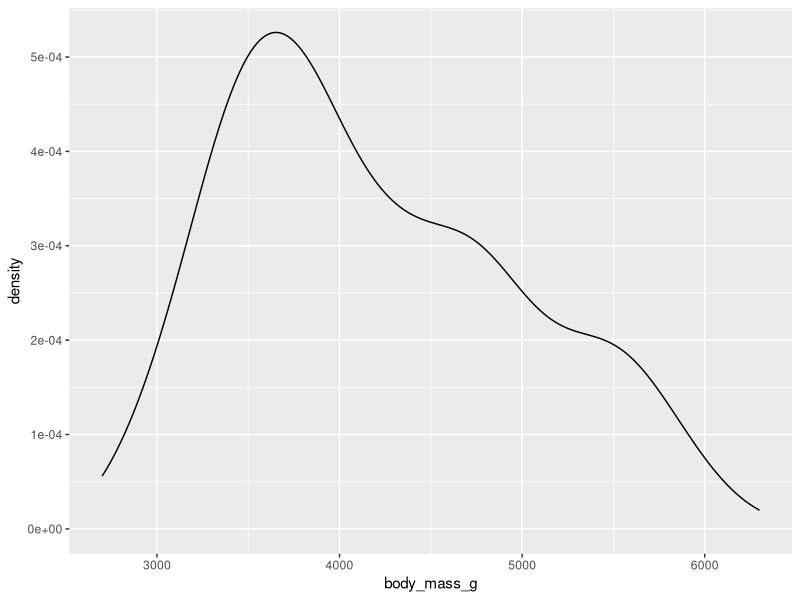
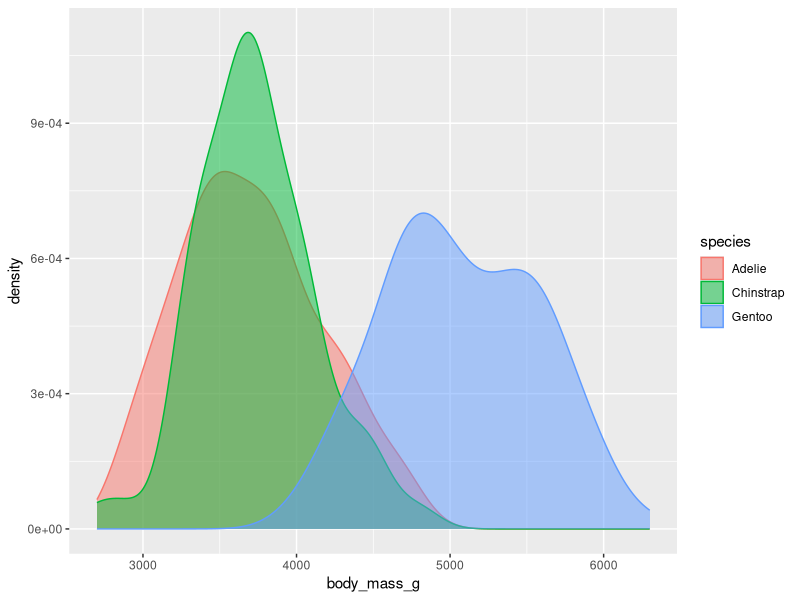
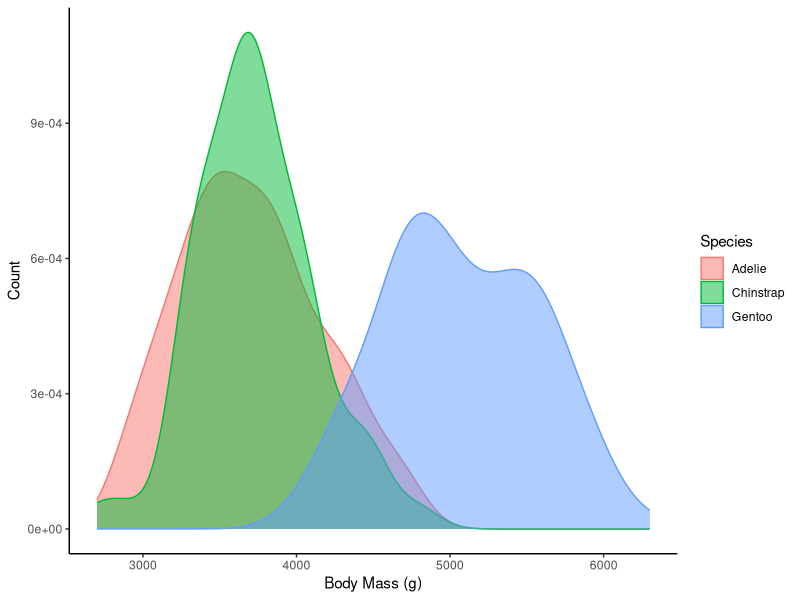
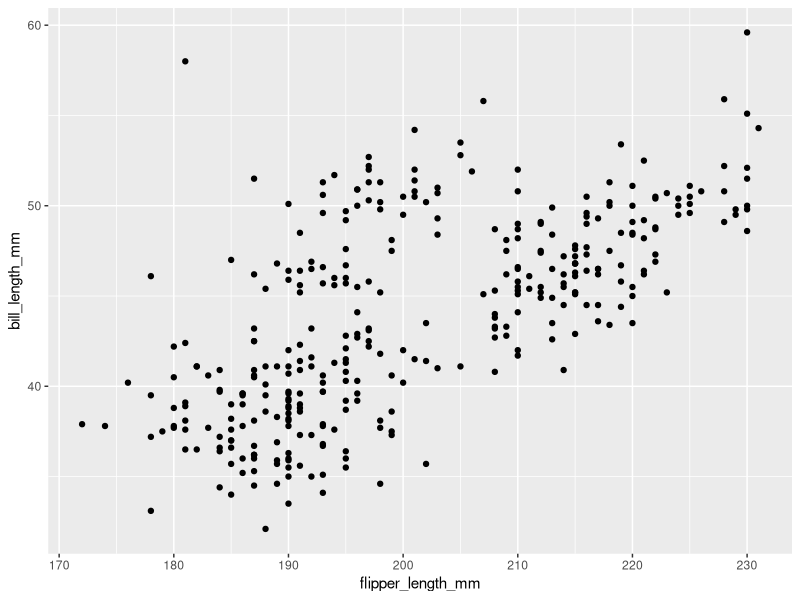
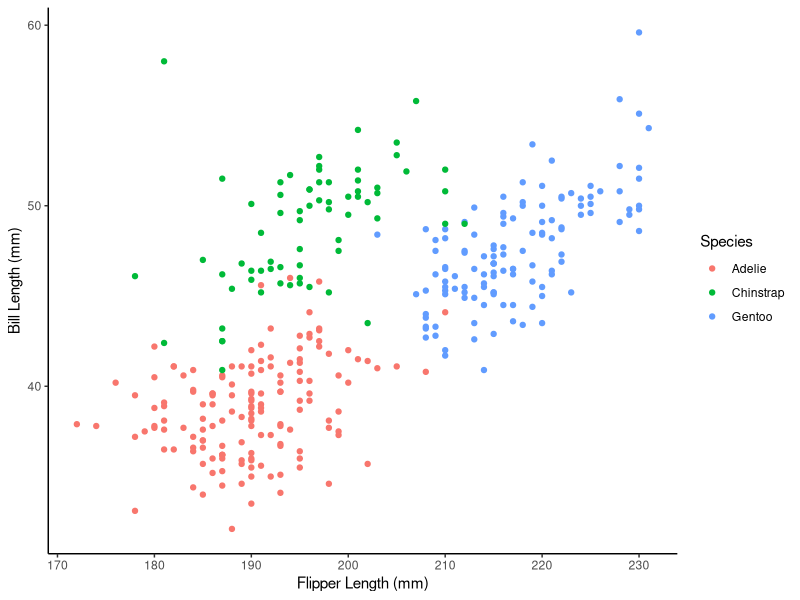

The R script that drew these images, in order:
## ---- chunk 1
knitr::opts_chunk$set(echo = FALSE)
## ---- chunk 2
library(palmerpenguins)
library(tidyverse)
## ---- chunk 3
penguins <- penguins
## ---- chunk 4
head(penguins)
## ---- chunk 5
ggplot(penguins, aes(body_mass_g)) +
  geom_density()
## ---- chunk 6
ggplot(penguins, aes(body_mass_g, color = species, fill = species)) +
  geom_density(alpha = 0.5)
## ---- chunk 7
ggplot(penguins, aes(body_mass_g, color = species, fill = species)) +
  geom_density(alpha = 0.5) +
  labs(x = "Body Mass (g)",
       y = "Count",
       color = "Species",
       fill = "Species") +
  theme_classic()
## ---- chunk 8
ggplot(penguins, aes(flipper_length_mm, bill_length_mm)) +
  geom_point()
## ---- chunk 9
ggplot(penguins, aes(flipper_length_mm, bill_length_mm, color = species)) +
  geom_point() + 
  labs(x = "Flipper Length (mm)",
       y = "Bill Length (mm)",
       color = "Species") +
  theme_classic()
